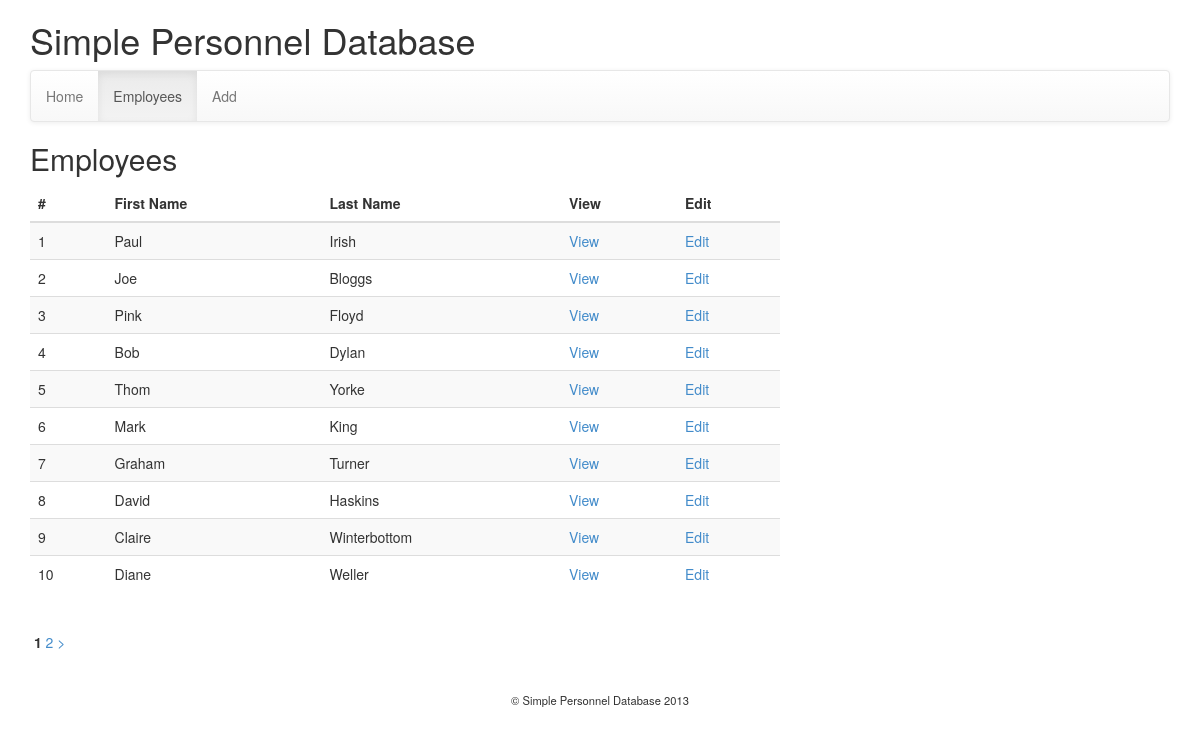
Screenshot of /employee_manage/employee_list with the database file from the repository.
### tables this page shows
CREATE TABLE IF NOT EXISTS `employees` (
  `id` bigint(20) NOT NULL AUTO_INCREMENT,
  `first_name` varchar(32) NOT NULL,
  `last_name` varchar(32) NOT NULL,
  `telephone` varchar(16) DEFAULT NULL,
  `house_name_number` varchar(32) DEFAULT NULL,
  `street` varchar(32) DEFAULT NULL,
  `town` varchar(32) DEFAULT NULL,
  `city` varchar(32) DEFAULT NULL,
  `post_code` varchar(8) DEFAULT NULL,
  `active_status` tinyint(1) NOT NULL DEFAULT '1',
  PRIMARY KEY (`id`)
);

### application/controllers/employee_manage.php (called while the page is built, shortened)
<?php if ( ! defined('BASEPATH')) exit('No direct script access allowed');
class Employee_manage extends CI_Controller {
	public function __construct(){
		$this->load->library('form_validation');
		$this->load->model('employee_model');
	}
	public function employee_list($page_num = 0, $employee_id = null){
		$this->data['display_id'] = $employee_id;
		$this->data['page_num'] = $page_num;
		$config['total_rows'] = $this->employee_model->get_num_employees();
		$config['per_page'] = 10;
		$this->data['page_title'] = 'Employees';
		$this->data['employees'] = $this->employee_model->get_employees_limit($config['per_page'], $page_num);
		$this->load->library('pagination');
		$config['base_url'] = base_url() . 'employee_manage/employee_list/';
		$this->pagination->initialize($config);
		$this->data['pagination'] = $this->pagination->create_links();
		$this->load->view('header', $this->data);
		$this->load->view('employee_list_view', $this->data);
		$this->load->view('footer');
	}
}

### index.php (called while the page is built, shortened)
<?php
require_once BASEPATH.'core/CodeIgniter.php';

### application/models/employee_model.php (called while the page is built, shortened)
<?php if (!defined('BASEPATH')) exit('No direct script access allowed');
class Employee_model extends CI_Model{
	public function get_employees_limit($limit = 100, $offset = 0){
		$query = $this->db->get('employees', $limit, $offset);
		return $query->result_array();
	}
}

### application/views/employee_list_view.php (the view, shortened to what this page needs)
<h2>Employees</h2>
<div class="row">
	<div class="col-md-8">
<?php
if(empty($employees)){
	echo "<p>No employees to dispay</p>";
}
else{
?>
<table class="table table-striped table-hover">
	<thead>
		<tr>
			<th>#</th>
			<th>First Name</th>
			<th>Last Name</th>
			<th>View</th>
			<th>Edit</th>
		</tr>
	</thead>
	<tbody>
<?php
	$count = 0;
	foreach($employees as $employee){
?>
	<tr <?php  ?>>
		<td><?php echo ++$count ?></td>
		<td><?php echo $employee['first_name']; ?></td>
		<td><?php echo $employee['last_name']; ?></td>
		<td><a href="<?php echo base_url();?>employee_manage/employee_list/<?php echo $page_num . '/' . $employee['id']; ?>">View</a></td>
		<td><a href="<?php echo base_url();?>employee_manage/edit/<?php echo $page_num . '/' . $employee['id']; ?>">Edit</a></td>
	</tr>
<?php
	}
}
?>
	</tbody>
</table>
<div class="pagination">
	<?php echo $pagination ?>
</div>
	</div>
	<div class="col-md-4">
	</div>
</div>

### application/views/header.php (shortened to what this page needs)
<!DOCTYPE html>
<html lang="en">
<head>
	<link rel="stylesheet" type="text/css" href="<?php echo base_url();?>assets/css/style.css">
</head>
<body>
<div class="container">
	<header>
		<h1><?php echo $this->config->item('site_name');?></h1>
	</header>
	<nav class="navbar navbar-default" role="navigation">
		<ul class="nav navbar-nav">
			<li<?php if($page_title == 'Home') echo ' class="active"'; ?>><a href="<?php echo base_url();?>">Home</a></li>
			<li<?php if($page_title == 'Employees') echo ' class="active"'; ?>><a href="<?php echo base_url();?>employee_manage/employee_list">Employees</a></li>
			<li<?php if($page_title == 'Add') echo ' class="active"'; ?>><a href="<?php echo base_url();?>employee_manage/add">Add</a></li>
		</ul>
	</nav>
	<div id="main-content">

### application/views/footer.php
	</div>
	<footer>
		<p>&copy; <?php echo $this->config->item('site_name') . ' ' . date("Y"); ?></p>
	</footer>
</div>
</body>
</html>

### rows the page displays
employees: first_name "Paul", last_name "Irish"
employees: first_name "Joe", last_name "Bloggs"
employees: first_name "Pink", last_name "Floyd"
employees: first_name "Bob", last_name "Dylan"
employees: first_name "Thom", last_name "Yorke"
employees: first_name "Mark", last_name "King"
employees: first_name "Graham", last_name "Turner"
employees: first_name "David", last_name "Haskins"
employees: first_name "Claire", last_name "Winterbottom"
employees: first_name "Diane", last_name "Weller"

### other values shown
$this->config->item('site_name') "Simple Personnel Database"
$pagination "1 2 >"
